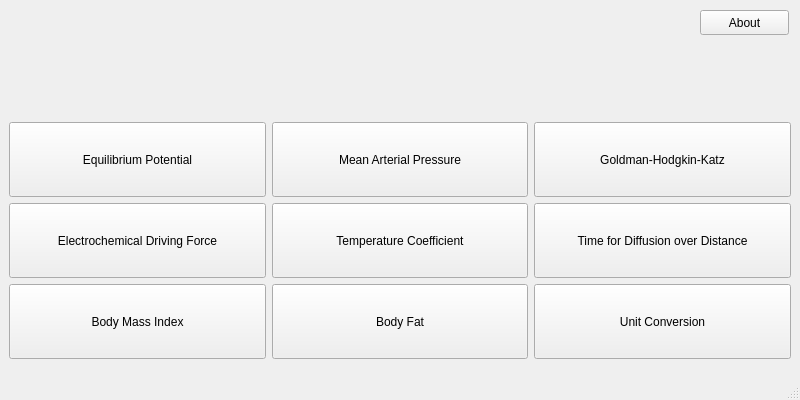
<?xml version="1.0" encoding="UTF-8"?>
<ui version="4.0">
 <class>MainWindow</class>
 <widget class="QMainWindow" name="MainWindow">
  <property name="geometry">
   <rect>
    <x>0</x>
    <y>0</y>
    <width>800</width>
    <height>400</height>
   </rect>
  </property>
  <property name="windowTitle">
   <string>Physio Calc</string>
  </property>
  <property name="iconSize">
   <size>
    <width>24</width>
    <height>24</height>
   </size>
  </property>
  <widget class="QWidget" name="centralwidget">
   <layout class="QGridLayout" name="gridLayout_2">
    <item row="0" column="0">
     <widget class="QLabel" name="label">
      <property name="enabled">
       <bool>true</bool>
      </property>
      <property name="maximumSize">
       <size>
        <width>16777215</width>
        <height>89</height>
       </size>
      </property>
      <property name="sizeIncrement">
       <size>
        <width>0</width>
        <height>0</height>
       </size>
      </property>
      <property name="baseSize">
       <size>
        <width>0</width>
        <height>0</height>
       </size>
      </property>
      <property name="pixmap">
       <pixmap resource="resources.qrc">:/resources/logo.png</pixmap>
      </property>
      <property name="scaledContents">
       <bool>false</bool>
      </property>
      <property name="alignment">
       <set>Qt::AlignCenter</set>
      </property>
      <property name="wordWrap">
       <bool>false</bool>
      </property>
     </widget>
    </item>
    <item row="1" column="0">
     <layout class="QGridLayout" name="gridLayout">
      <item row="0" column="2">
       <widget class="QPushButton" name="ghkButton">
        <property name="minimumSize">
         <size>
          <width>0</width>
          <height>75</height>
         </size>
        </property>
        <property name="text">
         <string>Goldman-Hodgkin-Katz</string>
        </property>
       </widget>
      </item>
      <item row="1" column="1">
       <widget class="QPushButton" name="tempcoButton">
        <property name="minimumSize">
         <size>
          <width>0</width>
          <height>75</height>
         </size>
        </property>
        <property name="palette">
         <palette>
          <active>
           <colorrole role="WindowText">
            <brush brushstyle="SolidPattern">
             <color alpha="255">
              <red>0</red>
              <green>0</green>
              <blue>0</blue>
             </color>
            </brush>
           </colorrole>
           <colorrole role="Text">
            <brush brushstyle="SolidPattern">
             <color alpha="255">
              <red>0</red>
              <green>0</green>
              <blue>0</blue>
             </color>
            </brush>
           </colorrole>
           <colorrole role="ButtonText">
            <brush brushstyle="SolidPattern">
             <color alpha="255">
              <red>0</red>
              <green>0</green>
              <blue>0</blue>
             </color>
            </brush>
           </colorrole>
           <colorrole role="PlaceholderText">
            <brush brushstyle="SolidPattern">
             <color alpha="128">
              <red>0</red>
              <green>0</green>
              <blue>0</blue>
             </color>
            </brush>
           </colorrole>
          </active>
          <inactive>
           <colorrole role="WindowText">
            <brush brushstyle="SolidPattern">
             <color alpha="255">
              <red>0</red>
              <green>0</green>
              <blue>0</blue>
             </color>
            </brush>
           </colorrole>
           <colorrole role="Text">
            <brush brushstyle="SolidPattern">
             <color alpha="255">
              <red>0</red>
              <green>0</green>
              <blue>0</blue>
             </color>
            </brush>
           </colorrole>
           <colorrole role="ButtonText">
            <brush brushstyle="SolidPattern">
             <color alpha="255">
              <red>0</red>
              <green>0</green>
              <blue>0</blue>
             </color>
            </brush>
           </colorrole>
           <colorrole role="PlaceholderText">
            <brush brushstyle="SolidPattern">
             <color alpha="128">
              <red>0</red>
              <green>0</green>
              <blue>0</blue>
             </color>
            </brush>
           </colorrole>
          </inactive>
          <disabled>
           <colorrole role="WindowText">
            <brush brushstyle="SolidPattern">
             <color alpha="255">
              <red>136</red>
              <green>138</green>
              <blue>133</blue>
             </color>
            </brush>
           </colorrole>
           <colorrole role="Text">
            <brush brushstyle="SolidPattern">
             <color alpha="255">
              <red>136</red>
              <green>138</green>
              <blue>133</blue>
             </color>
            </brush>
           </colorrole>
           <colorrole role="ButtonText">
            <brush brushstyle="SolidPattern">
             <color alpha="255">
              <red>136</red>
              <green>138</green>
              <blue>133</blue>
             </color>
            </brush>
           </colorrole>
           <colorrole role="PlaceholderText">
            <brush brushstyle="SolidPattern">
             <color alpha="128">
              <red>0</red>
              <green>0</green>
              <blue>0</blue>
             </color>
            </brush>
           </colorrole>
          </disabled>
         </palette>
        </property>
        <property name="text">
         <string>Temperature Coefficient</string>
        </property>
       </widget>
      </item>
      <item row="0" column="1">
       <widget class="QPushButton" name="mapButton">
        <property name="sizePolicy">
         <sizepolicy hsizetype="Minimum" vsizetype="Maximum">
          <horstretch>0</horstretch>
          <verstretch>0</verstretch>
         </sizepolicy>
        </property>
        <property name="minimumSize">
         <size>
          <width>0</width>
          <height>75</height>
         </size>
        </property>
        <property name="text">
         <string>Mean Arterial Pressure</string>
        </property>
       </widget>
      </item>
      <item row="1" column="2">
       <widget class="QPushButton" name="timediffuseButton">
        <property name="minimumSize">
         <size>
          <width>0</width>
          <height>75</height>
         </size>
        </property>
        <property name="palette">
         <palette>
          <active>
           <colorrole role="WindowText">
            <brush brushstyle="SolidPattern">
             <color alpha="255">
              <red>0</red>
              <green>0</green>
              <blue>0</blue>
             </color>
            </brush>
           </colorrole>
           <colorrole role="Text">
            <brush brushstyle="SolidPattern">
             <color alpha="255">
              <red>0</red>
              <green>0</green>
              <blue>0</blue>
             </color>
            </brush>
           </colorrole>
           <colorrole role="ButtonText">
            <brush brushstyle="SolidPattern">
             <color alpha="255">
              <red>0</red>
              <green>0</green>
              <blue>0</blue>
             </color>
            </brush>
           </colorrole>
           <colorrole role="PlaceholderText">
            <brush brushstyle="SolidPattern">
             <color alpha="128">
              <red>0</red>
              <green>0</green>
              <blue>0</blue>
             </color>
            </brush>
           </colorrole>
          </active>
          <inactive>
           <colorrole role="WindowText">
            <brush brushstyle="SolidPattern">
             <color alpha="255">
              <red>0</red>
              <green>0</green>
              <blue>0</blue>
             </color>
            </brush>
           </colorrole>
           <colorrole role="Text">
            <brush brushstyle="SolidPattern">
             <color alpha="255">
              <red>0</red>
              <green>0</green>
              <blue>0</blue>
             </color>
            </brush>
           </colorrole>
           <colorrole role="ButtonText">
            <brush brushstyle="SolidPattern">
             <color alpha="255">
              <red>0</red>
              <green>0</green>
              <blue>0</blue>
             </color>
            </brush>
           </colorrole>
           <colorrole role="PlaceholderText">
            <brush brushstyle="SolidPattern">
             <color alpha="128">
              <red>0</red>
              <green>0</green>
              <blue>0</blue>
             </color>
            </brush>
           </colorrole>
          </inactive>
          <disabled>
           <colorrole role="WindowText">
            <brush brushstyle="SolidPattern">
             <color alpha="255">
              <red>136</red>
              <green>138</green>
              <blue>133</blue>
             </color>
            </brush>
           </colorrole>
           <colorrole role="Text">
            <brush brushstyle="SolidPattern">
             <color alpha="255">
              <red>136</red>
              <green>138</green>
              <blue>133</blue>
             </color>
            </brush>
           </colorrole>
           <colorrole role="ButtonText">
            <brush brushstyle="SolidPattern">
             <color alpha="255">
              <red>136</red>
              <green>138</green>
              <blue>133</blue>
             </color>
            </brush>
           </colorrole>
           <colorrole role="PlaceholderText">
            <brush brushstyle="SolidPattern">
             <color alpha="128">
              <red>0</red>
              <green>0</green>
              <blue>0</blue>
             </color>
            </brush>
           </colorrole>
          </disabled>
         </palette>
        </property>
        <property name="text">
         <string>Time for Diffusion over Distance</string>
        </property>
       </widget>
      </item>
      <item row="2" column="0">
       <widget class="QPushButton" name="bmiButton">
        <property name="minimumSize">
         <size>
          <width>0</width>
          <height>75</height>
         </size>
        </property>
        <property name="palette">
         <palette>
          <active>
           <colorrole role="WindowText">
            <brush brushstyle="SolidPattern">
             <color alpha="255">
              <red>0</red>
              <green>0</green>
              <blue>0</blue>
             </color>
            </brush>
           </colorrole>
           <colorrole role="Text">
            <brush brushstyle="SolidPattern">
             <color alpha="255">
              <red>0</red>
              <green>0</green>
              <blue>0</blue>
             </color>
            </brush>
           </colorrole>
           <colorrole role="ButtonText">
            <brush brushstyle="SolidPattern">
             <color alpha="255">
              <red>0</red>
              <green>0</green>
              <blue>0</blue>
             </color>
            </brush>
           </colorrole>
           <colorrole role="PlaceholderText">
            <brush brushstyle="SolidPattern">
             <color alpha="128">
              <red>0</red>
              <green>0</green>
              <blue>0</blue>
             </color>
            </brush>
           </colorrole>
          </active>
          <inactive>
           <colorrole role="WindowText">
            <brush brushstyle="SolidPattern">
             <color alpha="255">
              <red>0</red>
              <green>0</green>
              <blue>0</blue>
             </color>
            </brush>
           </colorrole>
           <colorrole role="Text">
            <brush brushstyle="SolidPattern">
             <color alpha="255">
              <red>0</red>
              <green>0</green>
              <blue>0</blue>
             </color>
            </brush>
           </colorrole>
           <colorrole role="ButtonText">
            <brush brushstyle="SolidPattern">
             <color alpha="255">
              <red>0</red>
              <green>0</green>
              <blue>0</blue>
             </color>
            </brush>
           </colorrole>
           <colorrole role="PlaceholderText">
            <brush brushstyle="SolidPattern">
             <color alpha="128">
              <red>0</red>
              <green>0</green>
              <blue>0</blue>
             </color>
            </brush>
           </colorrole>
          </inactive>
          <disabled>
           <colorrole role="WindowText">
            <brush brushstyle="SolidPattern">
             <color alpha="255">
              <red>136</red>
              <green>138</green>
              <blue>133</blue>
             </color>
            </brush>
           </colorrole>
           <colorrole role="Text">
            <brush brushstyle="SolidPattern">
             <color alpha="255">
              <red>136</red>
              <green>138</green>
              <blue>133</blue>
             </color>
            </brush>
           </colorrole>
           <colorrole role="ButtonText">
            <brush brushstyle="SolidPattern">
             <color alpha="255">
              <red>136</red>
              <green>138</green>
              <blue>133</blue>
             </color>
            </brush>
           </colorrole>
           <colorrole role="PlaceholderText">
            <brush brushstyle="SolidPattern">
             <color alpha="128">
              <red>0</red>
              <green>0</green>
              <blue>0</blue>
             </color>
            </brush>
           </colorrole>
          </disabled>
         </palette>
        </property>
        <property name="text">
         <string>Body Mass Index</string>
        </property>
       </widget>
      </item>
      <item row="1" column="0">
       <widget class="QPushButton" name="edfButton">
        <property name="minimumSize">
         <size>
          <width>0</width>
          <height>75</height>
         </size>
        </property>
        <property name="palette">
         <palette>
          <active>
           <colorrole role="WindowText">
            <brush brushstyle="SolidPattern">
             <color alpha="255">
              <red>0</red>
              <green>0</green>
              <blue>0</blue>
             </color>
            </brush>
           </colorrole>
           <colorrole role="Text">
            <brush brushstyle="SolidPattern">
             <color alpha="255">
              <red>0</red>
              <green>0</green>
              <blue>0</blue>
             </color>
            </brush>
           </colorrole>
           <colorrole role="ButtonText">
            <brush brushstyle="SolidPattern">
             <color alpha="255">
              <red>0</red>
              <green>0</green>
              <blue>0</blue>
             </color>
            </brush>
           </colorrole>
           <colorrole role="PlaceholderText">
            <brush brushstyle="SolidPattern">
             <color alpha="128">
              <red>0</red>
              <green>0</green>
              <blue>0</blue>
             </color>
            </brush>
           </colorrole>
          </active>
          <inactive>
           <colorrole role="WindowText">
            <brush brushstyle="SolidPattern">
             <color alpha="255">
              <red>0</red>
              <green>0</green>
              <blue>0</blue>
             </color>
            </brush>
           </colorrole>
           <colorrole role="Text">
            <brush brushstyle="SolidPattern">
             <color alpha="255">
              <red>0</red>
              <green>0</green>
              <blue>0</blue>
             </color>
            </brush>
           </colorrole>
           <colorrole role="ButtonText">
            <brush brushstyle="SolidPattern">
             <color alpha="255">
              <red>0</red>
              <green>0</green>
              <blue>0</blue>
             </color>
            </brush>
           </colorrole>
           <colorrole role="PlaceholderText">
            <brush brushstyle="SolidPattern">
             <color alpha="128">
              <red>0</red>
              <green>0</green>
              <blue>0</blue>
             </color>
            </brush>
           </colorrole>
          </inactive>
          <disabled>
           <colorrole role="WindowText">
            <brush brushstyle="SolidPattern">
             <color alpha="255">
              <red>136</red>
              <green>138</green>
              <blue>133</blue>
             </color>
            </brush>
           </colorrole>
           <colorrole role="Text">
            <brush brushstyle="SolidPattern">
             <color alpha="255">
              <red>136</red>
              <green>138</green>
              <blue>133</blue>
             </color>
            </brush>
           </colorrole>
           <colorrole role="ButtonText">
            <brush brushstyle="SolidPattern">
             <color alpha="255">
              <red>136</red>
              <green>138</green>
              <blue>133</blue>
             </color>
            </brush>
           </colorrole>
           <colorrole role="PlaceholderText">
            <brush brushstyle="SolidPattern">
             <color alpha="128">
              <red>0</red>
              <green>0</green>
              <blue>0</blue>
             </color>
            </brush>
           </colorrole>
          </disabled>
         </palette>
        </property>
        <property name="text">
         <string>Electrochemical Driving Force</string>
        </property>
       </widget>
      </item>
      <item row="2" column="2">
       <widget class="QPushButton" name="conversionButton">
        <property name="minimumSize">
         <size>
          <width>0</width>
          <height>75</height>
         </size>
        </property>
        <property name="palette">
         <palette>
          <active>
           <colorrole role="WindowText">
            <brush brushstyle="SolidPattern">
             <color alpha="255">
              <red>0</red>
              <green>0</green>
              <blue>0</blue>
             </color>
            </brush>
           </colorrole>
           <colorrole role="Text">
            <brush brushstyle="SolidPattern">
             <color alpha="255">
              <red>0</red>
              <green>0</green>
              <blue>0</blue>
             </color>
            </brush>
           </colorrole>
           <colorrole role="ButtonText">
            <brush brushstyle="SolidPattern">
             <color alpha="255">
              <red>0</red>
              <green>0</green>
              <blue>0</blue>
             </color>
            </brush>
           </colorrole>
           <colorrole role="PlaceholderText">
            <brush brushstyle="SolidPattern">
             <color alpha="128">
              <red>0</red>
              <green>0</green>
              <blue>0</blue>
             </color>
            </brush>
           </colorrole>
          </active>
          <inactive>
           <colorrole role="WindowText">
            <brush brushstyle="SolidPattern">
             <color alpha="255">
              <red>0</red>
              <green>0</green>
              <blue>0</blue>
             </color>
            </brush>
           </colorrole>
           <colorrole role="Text">
            <brush brushstyle="SolidPattern">
             <color alpha="255">
              <red>0</red>
              <green>0</green>
              <blue>0</blue>
             </color>
            </brush>
           </colorrole>
           <colorrole role="ButtonText">
            <brush brushstyle="SolidPattern">
             <color alpha="255">
              <red>0</red>
              <green>0</green>
              <blue>0</blue>
             </color>
            </brush>
           </colorrole>
           <colorrole role="PlaceholderText">
            <brush brushstyle="SolidPattern">
             <color alpha="128">
              <red>0</red>
              <green>0</green>
              <blue>0</blue>
             </color>
            </brush>
           </colorrole>
          </inactive>
          <disabled>
           <colorrole role="WindowText">
            <brush brushstyle="SolidPattern">
             <color alpha="255">
              <red>136</red>
              <green>138</green>
              <blue>133</blue>
             </color>
            </brush>
           </colorrole>
           <colorrole role="Text">
            <brush brushstyle="SolidPattern">
             <color alpha="255">
              <red>136</red>
              <green>138</green>
              <blue>133</blue>
             </color>
            </brush>
           </colorrole>
           <colorrole role="ButtonText">
            <brush brushstyle="SolidPattern">
             <color alpha="255">
              <red>136</red>
              <green>138</green>
              <blue>133</blue>
             </color>
            </brush>
           </colorrole>
           <colorrole role="PlaceholderText">
            <brush brushstyle="SolidPattern">
             <color alpha="128">
              <red>0</red>
              <green>0</green>
              <blue>0</blue>
             </color>
            </brush>
           </colorrole>
          </disabled>
         </palette>
        </property>
        <property name="text">
         <string>Unit Conversion</string>
        </property>
       </widget>
      </item>
      <item row="0" column="0">
       <widget class="QPushButton" name="nernstButton">
        <property name="minimumSize">
         <size>
          <width>0</width>
          <height>75</height>
         </size>
        </property>
        <property name="palette">
         <palette>
          <active>
           <colorrole role="WindowText">
            <brush brushstyle="SolidPattern">
             <color alpha="255">
              <red>0</red>
              <green>0</green>
              <blue>0</blue>
             </color>
            </brush>
           </colorrole>
           <colorrole role="Text">
            <brush brushstyle="SolidPattern">
             <color alpha="255">
              <red>0</red>
              <green>0</green>
              <blue>0</blue>
             </color>
            </brush>
           </colorrole>
           <colorrole role="ButtonText">
            <brush brushstyle="SolidPattern">
             <color alpha="255">
              <red>0</red>
              <green>0</green>
              <blue>0</blue>
             </color>
            </brush>
           </colorrole>
           <colorrole role="PlaceholderText">
            <brush brushstyle="SolidPattern">
             <color alpha="128">
              <red>0</red>
              <green>0</green>
              <blue>0</blue>
             </color>
            </brush>
           </colorrole>
          </active>
          <inactive>
           <colorrole role="WindowText">
            <brush brushstyle="SolidPattern">
             <color alpha="255">
              <red>0</red>
              <green>0</green>
              <blue>0</blue>
             </color>
            </brush>
           </colorrole>
           <colorrole role="Text">
            <brush brushstyle="SolidPattern">
             <color alpha="255">
              <red>0</red>
              <green>0</green>
              <blue>0</blue>
             </color>
            </brush>
           </colorrole>
           <colorrole role="ButtonText">
            <brush brushstyle="SolidPattern">
             <color alpha="255">
              <red>0</red>
              <green>0</green>
              <blue>0</blue>
             </color>
            </brush>
           </colorrole>
           <colorrole role="PlaceholderText">
            <brush brushstyle="SolidPattern">
             <color alpha="128">
              <red>0</red>
              <green>0</green>
              <blue>0</blue>
             </color>
            </brush>
           </colorrole>
          </inactive>
          <disabled>
           <colorrole role="WindowText">
            <brush brushstyle="SolidPattern">
             <color alpha="255">
              <red>136</red>
              <green>138</green>
              <blue>133</blue>
             </color>
            </brush>
           </colorrole>
           <colorrole role="Text">
            <brush brushstyle="SolidPattern">
             <color alpha="255">
              <red>136</red>
              <green>138</green>
              <blue>133</blue>
             </color>
            </brush>
           </colorrole>
           <colorrole role="ButtonText">
            <brush brushstyle="SolidPattern">
             <color alpha="255">
              <red>136</red>
              <green>138</green>
              <blue>133</blue>
             </color>
            </brush>
           </colorrole>
           <colorrole role="PlaceholderText">
            <brush brushstyle="SolidPattern">
             <color alpha="128">
              <red>0</red>
              <green>0</green>
              <blue>0</blue>
             </color>
            </brush>
           </colorrole>
          </disabled>
         </palette>
        </property>
        <property name="text">
         <string>Equilibrium Potential</string>
        </property>
       </widget>
      </item>
      <item row="2" column="1">
       <widget class="QPushButton" name="bodyfatButton">
        <property name="minimumSize">
         <size>
          <width>0</width>
          <height>75</height>
         </size>
        </property>
        <property name="palette">
         <palette>
          <active>
           <colorrole role="WindowText">
            <brush brushstyle="SolidPattern">
             <color alpha="255">
              <red>0</red>
              <green>0</green>
              <blue>0</blue>
             </color>
            </brush>
           </colorrole>
           <colorrole role="Text">
            <brush brushstyle="SolidPattern">
             <color alpha="255">
              <red>0</red>
              <green>0</green>
              <blue>0</blue>
             </color>
            </brush>
           </colorrole>
           <colorrole role="ButtonText">
            <brush brushstyle="SolidPattern">
             <color alpha="255">
              <red>0</red>
              <green>0</green>
              <blue>0</blue>
             </color>
            </brush>
           </colorrole>
           <colorrole role="PlaceholderText">
            <brush brushstyle="SolidPattern">
             <color alpha="128">
              <red>0</red>
              <green>0</green>
              <blue>0</blue>
             </color>
            </brush>
           </colorrole>
          </active>
          <inactive>
           <colorrole role="WindowText">
            <brush brushstyle="SolidPattern">
             <color alpha="255">
              <red>0</red>
              <green>0</green>
              <blue>0</blue>
             </color>
            </brush>
           </colorrole>
           <colorrole role="Text">
            <brush brushstyle="SolidPattern">
             <color alpha="255">
              <red>0</red>
              <green>0</green>
              <blue>0</blue>
             </color>
            </brush>
           </colorrole>
           <colorrole role="ButtonText">
            <brush brushstyle="SolidPattern">
             <color alpha="255">
              <red>0</red>
              <green>0</green>
              <blue>0</blue>
             </color>
            </brush>
           </colorrole>
           <colorrole role="PlaceholderText">
            <brush brushstyle="SolidPattern">
             <color alpha="128">
              <red>0</red>
              <green>0</green>
              <blue>0</blue>
             </color>
            </brush>
           </colorrole>
          </inactive>
          <disabled>
           <colorrole role="WindowText">
            <brush brushstyle="SolidPattern">
             <color alpha="255">
              <red>136</red>
              <green>138</green>
              <blue>133</blue>
             </color>
            </brush>
           </colorrole>
           <colorrole role="Text">
            <brush brushstyle="SolidPattern">
             <color alpha="255">
              <red>136</red>
              <green>138</green>
              <blue>133</blue>
             </color>
            </brush>
           </colorrole>
           <colorrole role="ButtonText">
            <brush brushstyle="SolidPattern">
             <color alpha="255">
              <red>136</red>
              <green>138</green>
              <blue>133</blue>
             </color>
            </brush>
           </colorrole>
           <colorrole role="PlaceholderText">
            <brush brushstyle="SolidPattern">
             <color alpha="128">
              <red>0</red>
              <green>0</green>
              <blue>0</blue>
             </color>
            </brush>
           </colorrole>
          </disabled>
         </palette>
        </property>
        <property name="text">
         <string>Body Fat</string>
        </property>
       </widget>
      </item>
     </layout>
    </item>
   </layout>
   <widget class="QPushButton" name="aboutButton">
    <property name="geometry">
     <rect>
      <x>700</x>
      <y>10</y>
      <width>89</width>
      <height>25</height>
     </rect>
    </property>
    <property name="text">
     <string>About</string>
    </property>
   </widget>
  </widget>
  <widget class="QMenuBar" name="menubar">
   <property name="geometry">
    <rect>
     <x>0</x>
     <y>0</y>
     <width>800</width>
     <height>22</height>
    </rect>
   </property>
  </widget>
  <widget class="QStatusBar" name="statusbar"/>
 </widget>
 <resources>
  <include location="resources.qrc"/>
 </resources>
 <connections/>
</ui>
